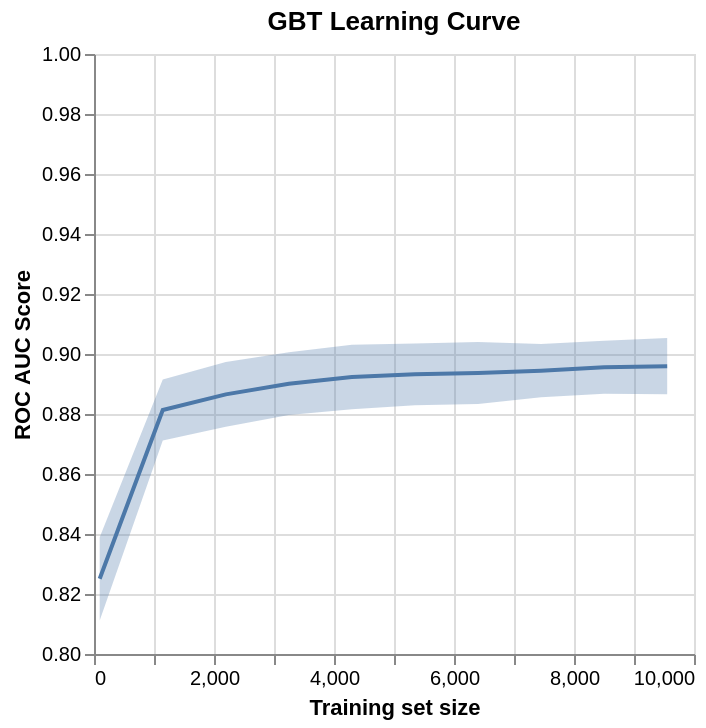

The code cell stored with this chart in its notebook:
### Code cell
plot_df['val_upper'] = plot_df['val_mean'] + plot_df['val_std']
plot_df['val_lower'] = plot_df['val_mean'] - plot_df['val_std']

line = alt.Chart(plot_df,title='GBT Learning Curve').mark_line().encode(
    x=alt.X('train_size',title='Training set size'),
    y=alt.Y('val_mean', scale=alt.Scale(domain=[0.8, 1.0]),title='ROC AUC Score')
)

band = alt.Chart(plot_df).mark_area(opacity=0.3).encode(
    x=alt.X('train_size'),
    y=alt.Y('val_upper'),
    y2=alt.Y2('val_lower')
)

fig = alt.layer(line,band).properties(width=300,height=300)
fig.show()
fig.save(f'{base_path}Figures/learning_curve.png')

### Figure 1 — Vega-Lite specification as saved in the notebook (floating-point values rounded to 4 significant figures)
{"config": {"view": {"continuousWidth": 300, "continuousHeight": 300}}, "layer": [{"mark": {"type": "line"}, "encoding": {"x": {"field": "train_size", "title": "Training set size", "type": "quantitative"}, "y": {"field": "val_mean", "scale": {"domain": [0.8, 1.0]}, "title": "ROC AUC Score", "type": "quantitative"}}, "title": "GBT Learning Curve"}, {"mark": {"type": "area", "opacity": 0.3}, "encoding": {"x": {"field": "train_size", "type": "quantitative"}, "y": {"field": "val_upper", "type": "quantitative"}, "y2": {"field": "val_lower"}}}], "data": {"name": "data-fbca84ba1937445e819af81bdd1bf9d5"}, "height": 300, "width": 300, "$schema": "https://vega.github.io/schema/vega-lite/v5.20.1.json", "datasets": {"data-fbca84ba1937445e819af81bdd1bf9d5": [{"train_size": 95, "train_mean": 0.9386, "val_mean": 0.8251, "val_std": 0.01389, "val_upper": 0.839, "val_lower": 0.8112}, {"train_size": 1146, "train_mean": 0.9808, "val_mean": 0.8813, "val_std": 0.01019, "val_upper": 0.8915, "val_lower": 0.8711}, {"train_size": 2197, "train_mean": 0.9609, "val_mean": 0.8865, "val_std": 0.01077, "val_upper": 0.8973, "val_lower": 0.8758}, {"train_size": 3248, "train_mean": 0.9511, "val_mean": 0.8901, "val_std": 0.01046, "val_upper": 0.9006, "val_lower": 0.8796}, {"train_size": 4298, "train_mean": 0.9407, "val_mean": 0.8923, "val_std": 0.01075, "val_upper": 0.9031, "val_lower": 0.8816}, {"train_size": 5349, "train_mean": 0.935, "val_mean": 0.8932, "val_std": 0.01026, "val_upper": 0.9035, "val_lower": 0.883}, {"train_size": 6400, "train_mean": 0.9291, "val_mean": 0.8936, "val_std": 0.01035, "val_upper": 0.904, "val_lower": 0.8833}, {"train_size": 7451, "train_mean": 0.9252, "val_mean": 0.8944, "val_std": 0.008892, "val_upper": 0.9033, "val_lower": 0.8856}, {"train_size": 8502, "train_mean": 0.9237, "val_mean": 0.8956, "val_std": 0.00881, "val_upper": 0.9044, "val_lower": 0.8868}, {"train_size": 9553, "train_mean": 0.923, "val_mean": 0.8959, "val_std": 0.009373, "val_upper": 0.9053, "val_lower": 0.8866}]}}
